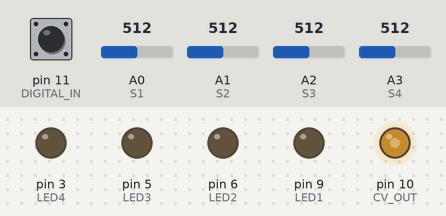
A sketch run on a simulated Arduino Nano, built with avr-gcc and run on an emulated ATmega328P. Shown: output pins drawn as LEDs (lit = HIGH). The inputs (shaded band) are chosen by the test bench; at power-on: A0 (S1) = 512, pin 11 (DIGITAL_IN) LOW, A2 (S3) = 512, A1 (S2) = 512, A3 (S4) = 512.

Above: at 1.3 s.
1.4 s: A0 (S1) set to 716
At 2.6 s:
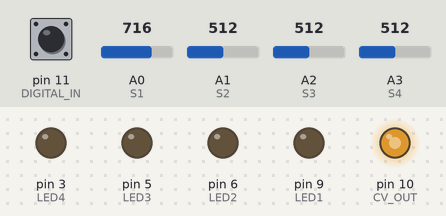
2.9 s: pin 11 (DIGITAL_IN) driven HIGH
At 3.9 s:
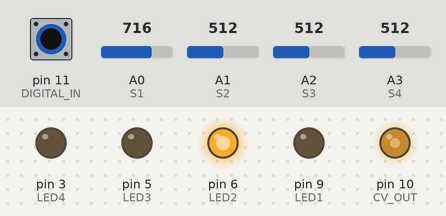
4.4 s: pin 11 (DIGITAL_IN) pulsed LOW 5 times (0.12 s each, 0.3 s apart)
At 6.7 s:
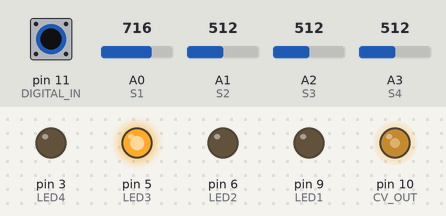
7.4 s: A2 (S3) set to 716
At 8.5 s:
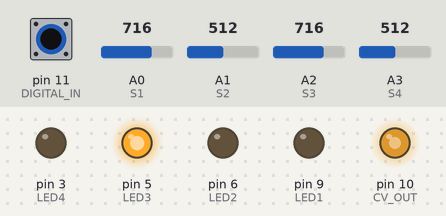
8.9 s: A2 (S3) set to 992
At 9.6 s:
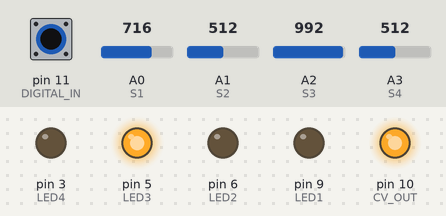
10.4 s: A2 (S3) set to 245
At 10.8 s:
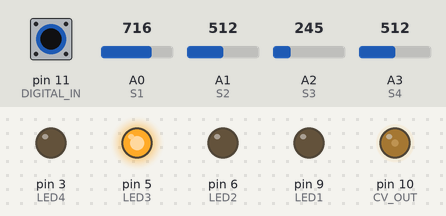
Timing chart, 0 to 12.9 s (numbered marks = the images above; inputs shaded):
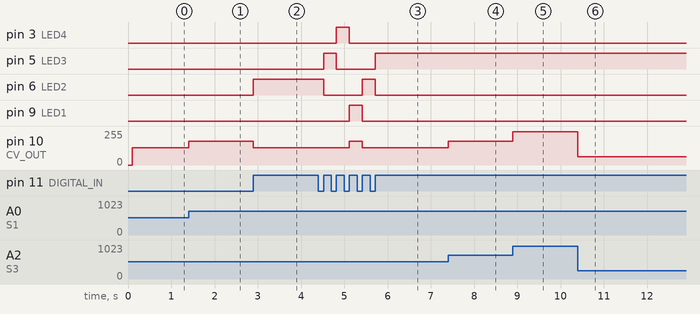

The sketch:

Baby4.ino
```cpp
// GPIO Pin mapping.
#define S1 A0  // Slider Potentiometer 1
#define S2 A1  // Slider Potentiometer 2
#define S3 A2  // Slider Potentiometer 3
#define S4 A3  // Slider Potentiometer 4
#define SLIDER_COUNT 4

#define LED1 9  // Slider LED 1
#define LED2 6  // Slider LED 2
#define LED3 5  // Slider LED 3
#define LED4 3  // Slider LED 4

#define ANALOG_IN A7   // Analog Input
#define DIGITAL_IN 11  // Trigger Input to advance step
#define CV_OUT 10      // CV Output for current step

// Slider & LED pin arrays to support looping over led sliders.
const uint8_t SLIDER_PIN[SLIDER_COUNT] = {S1, S2, S3, S4};
const uint8_t LED_PIN[SLIDER_COUNT] = {LED1, LED2, LED3, LED4};

// Conversion calculations: Arduino 5v pin will only output 4.6v when powered by
// USB.
const float VREF = 4.6 / 1023.0;

// Global state variables.
int ain = 0;  // Raw cv read from pot for current step
int old_ain = 0;
uint8_t din = 0;  // Digital input read value.
uint8_t old_din = 0;
int slider[SLIDER_COUNT];  // Hold the current slider value in an array of
                           // sliders.
float R;  // R holds the linear to exponential conversion factor value.

// Script state variables.
const byte max_val = 255;  // CV step max value
const byte max_step =
    4;  // Max steps in the CV sequence (corresponding to number of knobs)
byte val = 0;   // Current CV value
byte step = 0;  // Current CV step (0,1,2,3)
int read = 0;   // Raw cv read from pot for current step

void setup() {
  pinMode(ANALOG_IN, INPUT);
  pinMode(DIGITAL_IN, INPUT);
  pinMode(CV_OUT, OUTPUT);
  pinMode(S1, INPUT);
  pinMode(S2, INPUT);
  pinMode(S3, INPUT);
  pinMode(S4, INPUT);
  pinMode(LED1, OUTPUT);
  pinMode(LED2, OUTPUT);
  pinMode(LED3, OUTPUT);
  pinMode(LED4, OUTPUT);

  // Register setting for high frequency PWM.
  TCCR1A = 0b00100001;
  TCCR1B = 0b00100001;

  // Calculate the R variable (only needs to be done once at setup).
  R = (1023 * log10(2)) / (log10(255));

  delay(100);
}

void loop() {
  old_din = din;
  din = digitalRead(DIGITAL_IN);

  // Detect if new trigger received and advance step.
  if (old_din == 0 && din == 1) {
    // Turn off current step LED.
    analogWrite(LED_PIN[step], LOW);

    // Advance step count and turn on LED.
    step = (step + 1) % max_step;
    digitalWrite(LED_PIN[step], HIGH);
  }

  // Write current step CV output.
  val = analogRead(SLIDER_PIN[step]) >> 2;
  analogWrite(CV_OUT, val);
}
```

Measured:
- after the input at 1.4 s, pin 10 (CV_OUT): 128/255 → 179/255 at once
- after the input at 2.9 s, pin 6 (LED2): LOW → HIGH at once; pin 10 (CV_OUT): 179/255 → 128/255 at once
- after the input at 4.4 s, pin 3 (LED4): LOW → HIGH after 0.42 s, → LOW 0.30 s later; pin 5 (LED3): LOW → HIGH after 0.12 s, → LOW 0.30 s later, → HIGH 0.90 s later
- after the input at 7.4 s, pin 10 (CV_OUT): 128/255 → 179/255 at once
- after the input at 8.9 s, pin 10 (CV_OUT): 179/255 → 248/255 at once
- after the input at 10.4 s, pin 10 (CV_OUT): 248/255 → 61/255 at once
